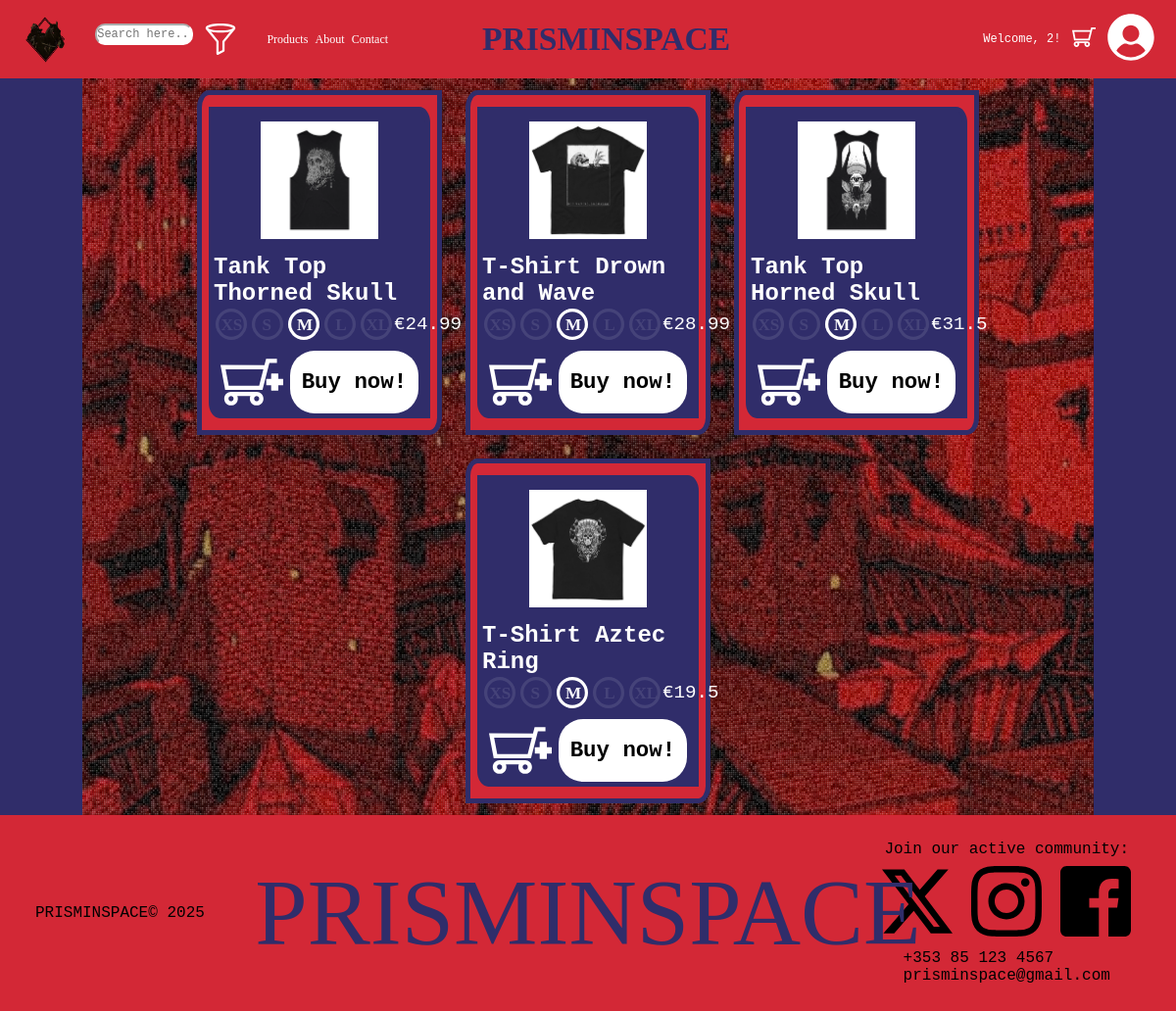
The app's page /products/products.php (signed in) with its own data.
### tables this page shows
CREATE TABLE `products` (
  `productid` int(11) NOT NULL,
  `productname` varchar(45) DEFAULT NULL,
  `productprice` float DEFAULT NULL,
  `productamount` int(11) DEFAULT NULL,
  `productimage` varchar(100) NOT NULL,
  `productdescription` longtext NOT NULL,
  `productsize` varchar(45) NOT NULL,
  `productcategory` varchar(45) NOT NULL
);

### classes/database.php (called while the page is built)
<?php
	class Database{
		public static $db_address = "localhost";
		public static $db_username = "root";
		public static $db_password = "123";
		public static $db_name = "prisminspacedb";
		public static function connect(){
			try{
				$conn = new PDO("mysql:host=" . Database::$db_address . ";dbname=" . Database::$db_name, Database::$db_username, Database::$db_password);
				$conn->setAttribute(PDO::ATTR_ERRMODE, PDO::ERRMODE_EXCEPTION);
				$conn->setAttribute(PDO::ATTR_DEFAULT_FETCH_MODE, PDO::FETCH_ASSOC);
				return $conn;
			}
			catch(PDOException $e){
				echo "Connection failed: " . $e->getMessage();
			}
		}
	}
?>

### classes/product.php (called while the page is built, shortened)
<?php
	include "../classes/database.php";
	class Product extends Database{
		public function select_all_products(){
			try{
				$stmt = ($this->connect())->prepare("SELECT * FROM products");
				$stmt->execute();
				$stmt->setFetchMode(PDO::FETCH_ASSOC);
				return $stmt;
			}
			catch(PDOException $e){
				echo "Connection failed: " . $e->getMessage();
			}
		}
	}
?>

### products/productcard.php (the view, shortened to what this page needs)
<link rel="stylesheet" href="../products/products.css?v=<?php echo time(); ?>">
<div class='card'>
    <div class='card-border'>
        <div class='product-image'>
            <?php
                $product_image = $row['productimage'];
            ?>
            <img src='../products/productimages/<?php echo $product_image?>' alt='shopping item' >
        </div>
        <div class='product-details'>
            <div class='product-name'>
                <p><?php echo "{$row['productname']}" ?></p>
            </div>
            <form method = "POST">
                <?php
                $product_id = $row['productid'];
                ?>
                <div class='useroptions'>
                    <div class='product-size'>
                        <label for="extrasmall-<?php echo $product_id ?>" class="labelitem"><img src="../products/productlabels/extrasmall.svg"></label>
                        <label for="small-<?php echo $product_id ?>" class="labelitem"><img src="../products/productlabels/small.svg"></label>
                        <label for="medium-<?php echo $product_id ?>" class="labelitem"><img src="../products/productlabels/medium.svg"></label>
                        <label for="large-<?php echo $product_id ?>" class="labelitem"><img src="../products/productlabels/large.svg"></label>
                        <label for="extralarge-<?php echo $product_id ?>" class="labelitem"><img src="../products/productlabels/extralarge.svg"></label>
                    </div>
                    <div class='product-price'>
                        <p>€<?php echo "{$row['productprice']}" ?></p>
                    </div>
                </div>
                <div class='basket-options'>
                    <div class='addtobasketholder'>
                        <input type = "submit" name = "add_to_basket" value = "" class="addtobasketbutton">
                    </div>
                    <div class="buynowbuttonholder">
                        <input type = "submit" name = "buy_now" value = "Buy now!" class = "buynowbutton">
                    </div>
                </div>
            </form>
        </div>
    </div>
</div>

### products/fetchproducts.php (shortened to what this page needs)
<?php
include "../classes/product.php";
try {
    $stmt = new Product();
	$stmt = $stmt->select_all_products();
    while ($row = $stmt->fetch()) {
        include('productcard.php');
    }
} catch (PDOException $e) {
    echo "Womp womp: " . $e->getMessage();
}
?>

### products/products.css (style rules this page uses)
* { font-family: 'Courier New', Courier, monospace; }
.card { justify-content: center; margin:1vw; padding:1vw; width:18vw; height:fit-content; border:5px solid #302d6a; border-radius:5% 0 5% 0; background-color: #d32836; display:flex; }
.card-border { width:fit-content; height:fit-content; border:5px solid #302d6a; border-radius:0 5% 0 5%; background-color: #302d6a; color:white; flex-direction: column; display:flex; }
.card img { width:10vw; height:fit-content; margin:10px; }
.product-details { width:18vw; }
.card-border .useroptions { justify-content: space-between; display:flex; flex-direction: row; pointer-events: auto; z-index: 3; }
.card-border .product-image { align-items: center; margin:auto; align-items: center; }
.card-border .product-details { background-color: #302d6a; flex-direction: column; display:flex; }
.card-border .product-name { display:flex; font-size: 1.5rem; font-weight: bold; justify-content: center; }
.card-border .product-size { font-size: 1.2rem; justify-content: center; align-items: center; display: flex; gap: 0; margin:0; }
.product-size .labelitem { margin:0.2vw; }
.card-border .product-price { font-size: 1.2rem; align-self: center; }
.card-border .basket-options { margin-top: 1vh; display:flex; flex-direction: row; justify-content: space-evenly; }
.labelitem { opacity: 0.1; margin:0; width:32px; height:32px; }
.labelitem img { width:32px; height:fit-content; margin:0; filter: brightness(0) invert(1); }
.radioitem:checked + label { opacity: 1; }
.addtobasketholder { display:flex; align-items: center; }
.addtobasketbutton { background: none; border: none; outline: none; background-color: none; display:flex; background-image: url("../img/addtoshoppingbasket.svg"); width:64px; height:64px; pointer-events: auto; background-size: contain; background-repeat: no-repeat; background-position: center; }
.buynowbuttonholder { border:none; font-size: 1.4rem; font-weight: bold; border: none; position: relative; z-index: 4; display: flex; align-items: center; justify-content: center; }
.buynowbutton { display:flex; height:100%; width:100%; font-size: 1.4rem; font-weight: bold; border: none; border-radius: 25px; position: relative; z-index: 4; pointer-events: auto; margin: 0; padding:1vw; background-color: white; }

### onload/navbar.css (style rules this page uses)
* { margin:0; padding:0; }
body { background-color: #ffffff; }

### onload/footer.css (style rules this page uses)
* { font-family: 'Courier New', Courier, monospace; }
html { background-color: #d32836; }

### records on screen
products: productimage (picture), productname "Tank Top Thorned Skull", productprice "24.99"
products: productimage (picture), productname "T-Shirt Drown and Wave", productprice "28.99"
products: productimage (picture), productname "Tank Top Horned Skull", productprice "31.5"
products: productimage (picture), productname "T-Shirt Aztec Ring", productprice "19.5"

### other values on screen
$_SESSION['login_username'] "2"
